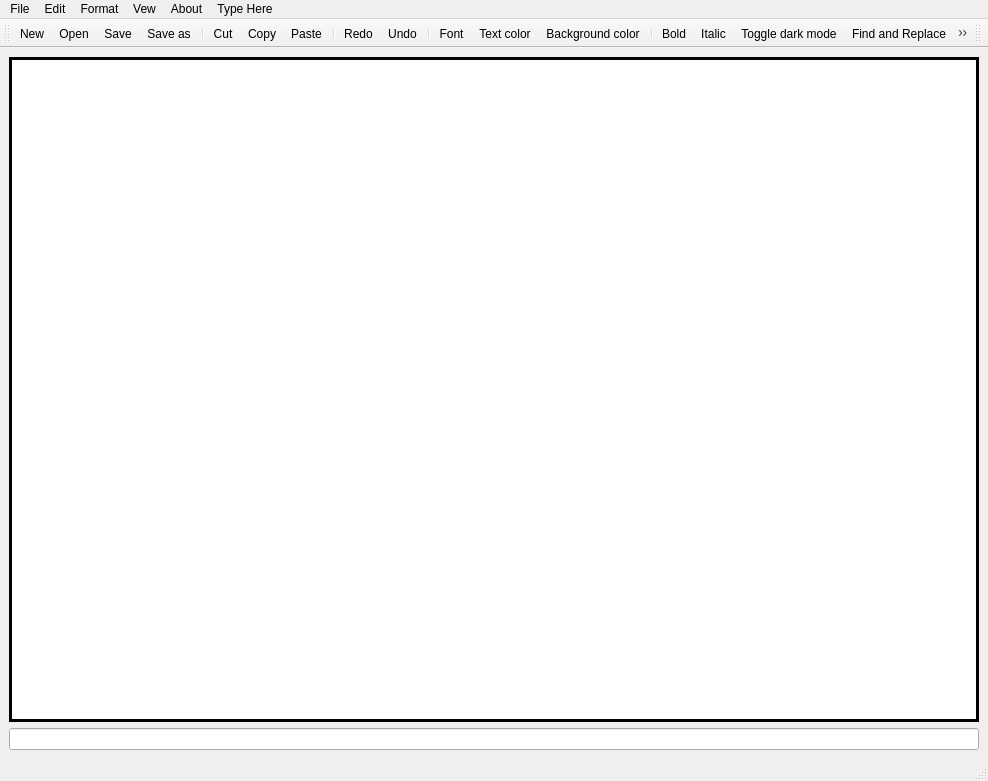
<?xml version="1.0" encoding="UTF-8"?>
<ui version="4.0">
 <class>MainWindow</class>
 <widget class="QMainWindow" name="MainWindow">
  <property name="geometry">
   <rect>
    <x>0</x>
    <y>0</y>
    <width>988</width>
    <height>781</height>
   </rect>
  </property>
  <property name="windowTitle">
   <string>Notepad Lite</string>
  </property>
  <property name="windowIcon">
   <iconset resource="resource2.qrc">
    <normaloff>:/qrc/New folder/clipboard_503403.png</normaloff>:/qrc/New folder/clipboard_503403.png</iconset>
  </property>
  <widget class="QWidget" name="centralwidget">
   <layout class="QVBoxLayout" name="verticalLayout">
    <item>
     <widget class="QTextEdit" name="textEdit">
      <property name="font">
       <font>
        <family>Bell MT</family>
        <pointsize>16</pointsize>
       </font>
      </property>
      <property name="styleSheet">
       <string notr="true">border: 3px solid black;</string>
      </property>
     </widget>
    </item>
    <item>
     <widget class="QLineEdit" name="lineEdit"/>
    </item>
   </layout>
  </widget>
  <widget class="QMenuBar" name="menubar">
   <property name="geometry">
    <rect>
     <x>0</x>
     <y>0</y>
     <width>988</width>
     <height>26</height>
    </rect>
   </property>
   <widget class="QMenu" name="menuFile">
    <property name="title">
     <string>File</string>
    </property>
    <addaction name="actionNew"/>
    <addaction name="actionOpen"/>
    <addaction name="separator"/>
    <addaction name="actionSave"/>
    <addaction name="actionSave_as"/>
    <addaction name="separator"/>
    <addaction name="actionPrint"/>
    <addaction name="actionExit"/>
   </widget>
   <widget class="QMenu" name="menuEdit">
    <property name="title">
     <string>Edit</string>
    </property>
    <addaction name="actionCut"/>
    <addaction name="actionCopy"/>
    <addaction name="actionPaste"/>
    <addaction name="separator"/>
    <addaction name="actionRedo"/>
    <addaction name="actionUndo"/>
    <addaction name="separator"/>
    <addaction name="actionFont"/>
   </widget>
   <widget class="QMenu" name="menuAbout">
    <property name="title">
     <string>About</string>
    </property>
    <addaction name="actionAbout_Notepad"/>
    <addaction name="actionExit"/>
   </widget>
   <widget class="QMenu" name="menuText">
    <property name="title">
     <string>Format</string>
    </property>
    <addaction name="actionFont"/>
    <addaction name="btnTextcolor"/>
    <addaction name="actionBackground_color"/>
    <addaction name="actionbold"/>
    <addaction name="actionItalic"/>
   </widget>
   <widget class="QMenu" name="menuVew">
    <property name="title">
     <string>Vew</string>
    </property>
    <addaction name="actionFindReplace"/>
    <addaction name="actionToggleDarkMode"/>
   </widget>
   <widget class="QMenu" name="menuAdd_Action">
    <property name="title">
     <string>Type Here</string>
    </property>
   </widget>
   <addaction name="menuFile"/>
   <addaction name="menuEdit"/>
   <addaction name="menuText"/>
   <addaction name="menuVew"/>
   <addaction name="menuAbout"/>
   <addaction name="menuAdd_Action"/>
  </widget>
  <widget class="QToolBar" name="toolBar">
   <property name="windowTitle">
    <string>toolBar</string>
   </property>
   <attribute name="toolBarArea">
    <enum>TopToolBarArea</enum>
   </attribute>
   <attribute name="toolBarBreak">
    <bool>false</bool>
   </attribute>
   <addaction name="actionNew"/>
   <addaction name="actionOpen"/>
   <addaction name="actionSave"/>
   <addaction name="actionSave_as"/>
   <addaction name="separator"/>
   <addaction name="actionCut"/>
   <addaction name="actionCopy"/>
   <addaction name="actionPaste"/>
   <addaction name="separator"/>
   <addaction name="actionRedo"/>
   <addaction name="actionUndo"/>
   <addaction name="separator"/>
   <addaction name="actionFont"/>
   <addaction name="btnTextcolor"/>
   <addaction name="actionBackground_color"/>
   <addaction name="separator"/>
   <addaction name="actionbold"/>
   <addaction name="actionItalic"/>
   <addaction name="actionToggleDarkMode"/>
   <addaction name="actionFindReplace"/>
   <addaction name="separator"/>
   <addaction name="actionPrint"/>
   <addaction name="actionAbout_Notepad"/>
   <addaction name="separator"/>
   <addaction name="actionExit"/>
   <addaction name="separator"/>
  </widget>
  <widget class="QStatusBar" name="statusbar"/>
  <widget class="QToolBar" name="toolBar_4">
   <property name="windowTitle">
    <string>toolBar_4</string>
   </property>
   <attribute name="toolBarArea">
    <enum>TopToolBarArea</enum>
   </attribute>
   <attribute name="toolBarBreak">
    <bool>false</bool>
   </attribute>
  </widget>
  <action name="actionNew">
   <property name="icon">
    <iconset resource="resource.qrc">
     <normaloff>:/img/New folder/new.png</normaloff>:/img/New folder/new.png</iconset>
   </property>
   <property name="text">
    <string>New</string>
   </property>
  </action>
  <action name="actionOpen">
   <property name="icon">
    <iconset resource="resource.qrc">
     <normaloff>:/img/New folder/3735291.png</normaloff>:/img/New folder/3735291.png</iconset>
   </property>
   <property name="text">
    <string>Open</string>
   </property>
  </action>
  <action name="actionSave">
   <property name="icon">
    <iconset resource="resource.qrc">
     <normaloff>:/img/New folder/save.png</normaloff>:/img/New folder/save.png</iconset>
   </property>
   <property name="text">
    <string>Save</string>
   </property>
  </action>
  <action name="actionSave_as">
   <property name="icon">
    <iconset resource="resource.qrc">
     <normaloff>:/img/New folder/save as.png</normaloff>:/img/New folder/save as.png</iconset>
   </property>
   <property name="text">
    <string>Save as</string>
   </property>
  </action>
  <action name="actionCut">
   <property name="icon">
    <iconset resource="resource.qrc">
     <normaloff>:/img/New folder/cut.png</normaloff>:/img/New folder/cut.png</iconset>
   </property>
   <property name="text">
    <string>Cut</string>
   </property>
  </action>
  <action name="actionCopy">
   <property name="icon">
    <iconset resource="resource.qrc">
     <normaloff>:/img/New folder/copy.png</normaloff>:/img/New folder/copy.png</iconset>
   </property>
   <property name="text">
    <string>Copy</string>
   </property>
  </action>
  <action name="actionPaste">
   <property name="icon">
    <iconset resource="resource.qrc">
     <normaloff>:/img/New folder/paste.png</normaloff>:/img/New folder/paste.png</iconset>
   </property>
   <property name="text">
    <string>Paste</string>
   </property>
  </action>
  <action name="actionRedo">
   <property name="icon">
    <iconset resource="resource.qrc">
     <normaloff>:/img/New folder/redo.png</normaloff>:/img/New folder/redo.png</iconset>
   </property>
   <property name="text">
    <string>Redo</string>
   </property>
  </action>
  <action name="actionUndo">
   <property name="icon">
    <iconset resource="resource.qrc">
     <normaloff>:/img/New folder/undo.png</normaloff>:/img/New folder/undo.png</iconset>
   </property>
   <property name="text">
    <string>Undo</string>
   </property>
  </action>
  <action name="actionPrint">
   <property name="icon">
    <iconset resource="resource.qrc">
     <normaloff>:/New folder/print.png</normaloff>:/New folder/print.png</iconset>
   </property>
   <property name="text">
    <string>Print</string>
   </property>
  </action>
  <action name="actionFont">
   <property name="icon">
    <iconset resource="resource.qrc">
     <normaloff>:/New folder/font.png</normaloff>:/New folder/font.png</iconset>
   </property>
   <property name="text">
    <string>Font</string>
   </property>
  </action>
  <action name="actionAbout_Notepad">
   <property name="icon">
    <iconset resource="resource.qrc">
     <normaloff>:/img/New folder/about.png</normaloff>:/img/New folder/about.png</iconset>
   </property>
   <property name="text">
    <string>About Notepad</string>
   </property>
  </action>
  <action name="actionExit">
   <property name="icon">
    <iconset resource="resource.qrc">
     <normaloff>:/New folder/exit.jpg</normaloff>:/New folder/exit.jpg</iconset>
   </property>
   <property name="text">
    <string>Exit</string>
   </property>
  </action>
  <action name="btnTextcolor">
   <property name="icon">
    <iconset resource="resource.qrc">
     <normaloff>:/New folder/35.png</normaloff>:/New folder/35.png</iconset>
   </property>
   <property name="text">
    <string>Text color</string>
   </property>
  </action>
  <action name="actionBackground_color">
   <property name="icon">
    <iconset resource="resource.qrc">
     <normaloff>:/New folder/colorbg.png</normaloff>:/New folder/colorbg.png</iconset>
   </property>
   <property name="text">
    <string>Background color</string>
   </property>
  </action>
  <action name="actionbold">
   <property name="checkable">
    <bool>true</bool>
   </property>
   <property name="icon">
    <iconset resource="resource.qrc">
     <normaloff>:/New folder/31.png</normaloff>:/New folder/31.png</iconset>
   </property>
   <property name="text">
    <string>Bold</string>
   </property>
  </action>
  <action name="actionItalic">
   <property name="checkable">
    <bool>true</bool>
   </property>
   <property name="icon">
    <iconset resource="resource.qrc">
     <normaloff>:/New folder/30.png</normaloff>:/New folder/30.png</iconset>
   </property>
   <property name="text">
    <string>Italic</string>
   </property>
  </action>
  <action name="actionToggleDarkMode">
   <property name="checkable">
    <bool>true</bool>
   </property>
   <property name="icon">
    <iconset resource="resource.qrc">
     <normaloff>:/img/New folder/12.png</normaloff>:/img/New folder/12.png</iconset>
   </property>
   <property name="text">
    <string>Toggle dark mode</string>
   </property>
  </action>
  <action name="actionFindReplace">
   <property name="icon">
    <iconset resource="resource.qrc">
     <normaloff>:/New folder/32.png</normaloff>:/New folder/32.png</iconset>
   </property>
   <property name="text">
    <string>Find and Replace</string>
   </property>
  </action>
 </widget>
 <resources>
  <include location="resource2.qrc"/>
  <include location="resource.qrc"/>
 </resources>
 <connections/>
</ui>
